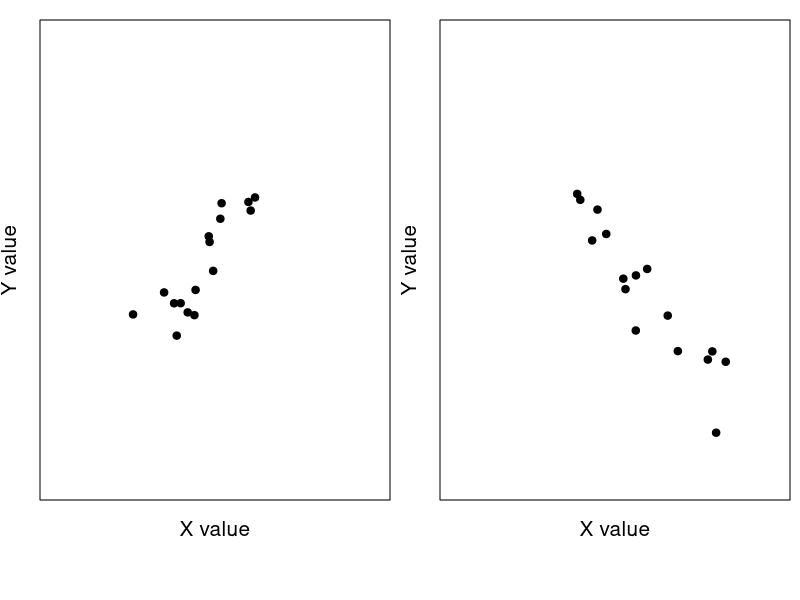
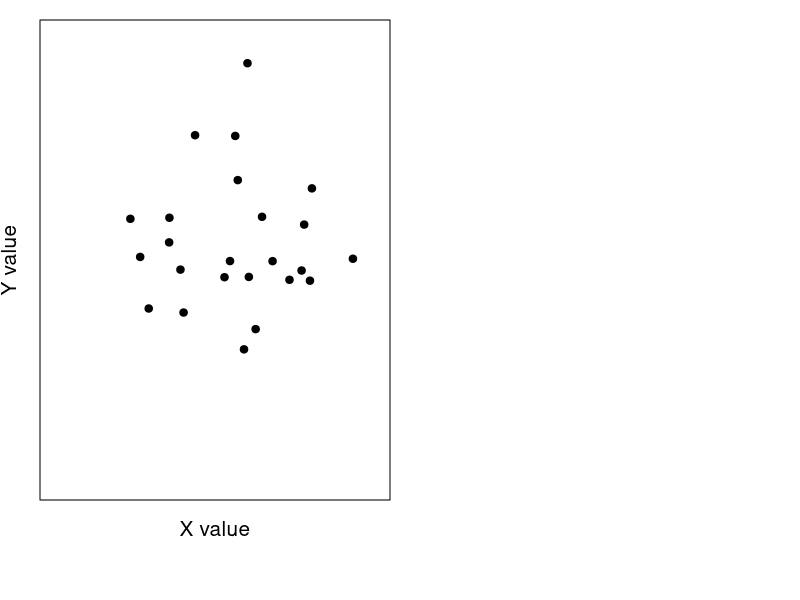

Write the R code that produced these figures, in order.
## ---- chunk 1
library(knitr);
opts_chunk$set(echo = FALSE);
## ---- chunk 2
rho1 <- 0.9;
Z1   <- rnorm(n = 16, mean = 0, sd = 1);
Z2   <- rnorm(n = 16, mean = 0, sd = 1);
X1   <- Z1 + 10;
Y1   <- rho1 * Z1 + sqrt(1 - rho1*rho1) * Z2 + 10;
par(mfrow = c(1, 2), mar = c(5, 2, 1, 0.5));
plot(x = X1, y = Y1, pch = 20, xlab = "X value", ylab = "Y value", cex = 1.5,
     xlim = c(7, 13), ylim = c(7, 13), xaxt = "n", yaxt = "n", cex.lab = 1.25,
     line = 1);
rho1 <- -0.9;
Z1   <- rnorm(n = 16, mean = 0, sd = 1);
Z2   <- rnorm(n = 16, mean = 0, sd = 1);
X1   <- Z1 + 10;
Y1   <- rho1 * Z1 + sqrt(1 - rho1*rho1) * Z2 + 10;
plot(x = X1, y = Y1, pch = 20, xlab = "X value", cex = 1.5, line = 1, 
     xlim = c(7, 13), ylim = c(7, 13), xaxt = "n", yaxt = "n", cex.lab = 1.25,
     ylab = "Y value");
## ---- chunk 3
X1 <- rnorm(n = 24, mean = 0, sd = 1);
Y1 <- rnorm(n = 24, mean = 0, sd = 1);
while(abs(cor(X1, Y1)) > 0.002){
  X1 <- rnorm(n = 24, mean = 0, sd = 1);
  Y1 <- rnorm(n = 24, mean = 0, sd = 1);
}
plot(x = X1, y = Y1, pch = 20, xlab = "X value", cex = 1.5, xlim = c(-3, 3),
     ylim = c(-3, 3), xaxt = "n", yaxt = "n", cex.lab = 1.25, ylab = "Y value",
     line = 1);
